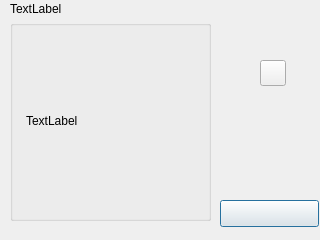
<?xml version="1.0" encoding="UTF-8"?>
<ui version="4.0">
 <class>DialogUserAnalysis_New</class>
 <widget class="QDialog" name="DialogUserAnalysis_New">
  <property name="geometry">
   <rect>
    <x>0</x>
    <y>0</y>
    <width>320</width>
    <height>240</height>
   </rect>
  </property>
  <property name="minimumSize">
   <size>
    <width>320</width>
    <height>240</height>
   </size>
  </property>
  <property name="windowTitle">
   <string>Dialog</string>
  </property>
  <property name="styleSheet">
   <string notr="true">background-image: url(:/new/images/images/bg_sub.png);</string>
  </property>
  <widget class="QPushButton" name="btnMenu">
   <property name="geometry">
    <rect>
     <x>220</x>
     <y>200</y>
     <width>99</width>
     <height>27</height>
    </rect>
   </property>
   <property name="styleSheet">
    <string notr="true">border-image: url(:/new/images/images/bt_menu.png);</string>
   </property>
   <property name="text">
    <string/>
   </property>
  </widget>
  <widget class="QPushButton" name="btnUserList">
   <property name="geometry">
    <rect>
     <x>260</x>
     <y>60</y>
     <width>26</width>
     <height>26</height>
    </rect>
   </property>
   <property name="minimumSize">
    <size>
     <width>26</width>
     <height>26</height>
    </size>
   </property>
   <property name="maximumSize">
    <size>
     <width>26</width>
     <height>26</height>
    </size>
   </property>
   <property name="styleSheet">
    <string notr="true">border-image: url(:/new/images/images/bt_list.png);</string>
   </property>
   <property name="text">
    <string/>
   </property>
  </widget>
  <widget class="QLabel" name="labelStatus">
   <property name="geometry">
    <rect>
     <x>10</x>
     <y>0</y>
     <width>201</width>
     <height>17</height>
    </rect>
   </property>
   <property name="text">
    <string>TextLabel</string>
   </property>
  </widget>
  <widget class="QGroupBox" name="groupBox">
   <property name="geometry">
    <rect>
     <x>10</x>
     <y>20</y>
     <width>201</width>
     <height>201</height>
    </rect>
   </property>
   <property name="styleSheet">
    <string notr="true">background-image: url(:/new/images/images/img_frame.png);</string>
   </property>
   <property name="title">
    <string/>
   </property>
   <widget class="QLabel" name="labelImage_2">
    <property name="geometry">
     <rect>
      <x>16</x>
      <y>20</y>
      <width>171</width>
      <height>161</height>
     </rect>
    </property>
    <property name="text">
     <string>TextLabel</string>
    </property>
   </widget>
  </widget>
 </widget>
 <resources/>
 <connections/>
</ui>
